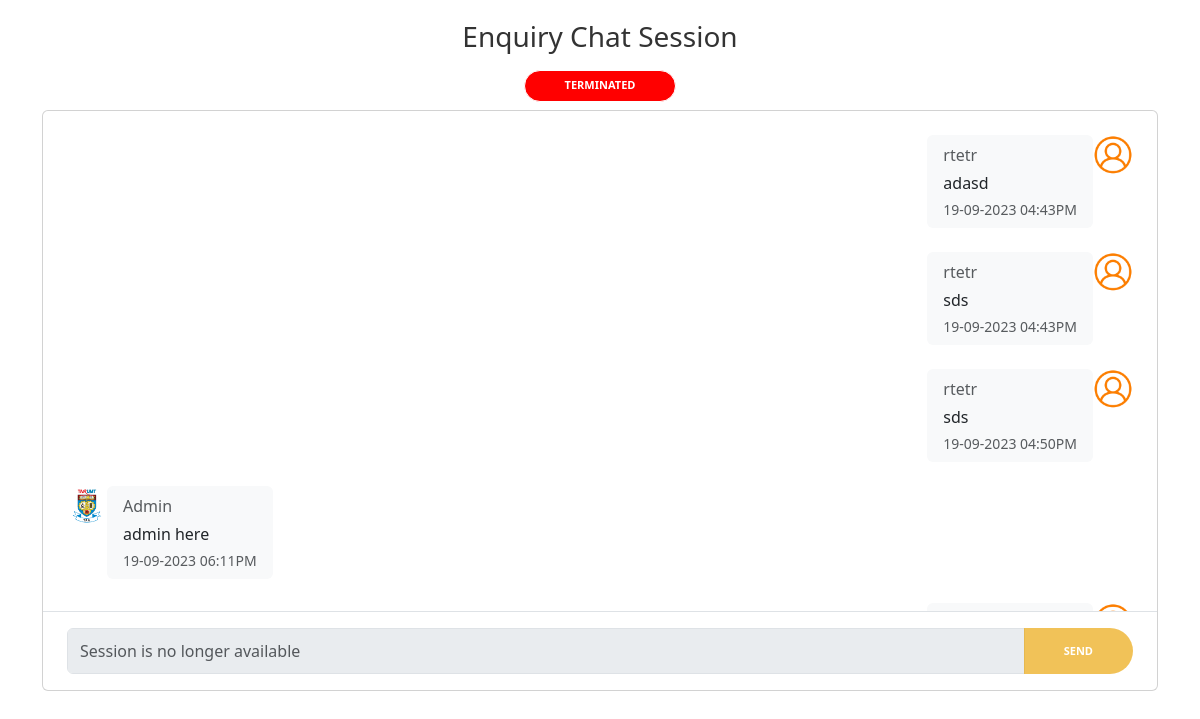
Screenshot of /enquiryChat?chatId=2d465e21-217b-4629-b564-5b54eeb23bca with the database file from the repository.
### app.py (models this page shows)
class ChatMessage(db.Model):
    __tablename__ = "Message"
    msgId = db.Column(Integer, Sequence('msg_id_seq'), primary_key=True)
    time = db.Column(db.String(128), nullable=False)
    date = db.Column(db.String(500), nullable=False)
    content = db.Column(db.String(128), nullable=False)
    sender = db.Column(db.String(128), nullable=False)
    requestId = db.Column(db.String(128), nullable=False)

### app.py (the view)
@app.route('/enquiryChat')
def enquiryChat():
    request_id = request.args.get('chatId')
    if not request_id:
        isSessionExist = False
    else:
        isSessionExist = EnquiryRequest.query.filter_by(chatId=request_id).first()
    if isSessionExist:
        chatRecords = ChatMessage.query.filter_by(requestId=request_id).order_by(ChatMessage.date.asc(), ChatMessage.time.asc()).all()
    return render_template('enquiryChat.html', request_id=request_id, isSessionExist=isSessionExist, chatRecords=chatRecords)

### templates/enquiryChat.html (shortened to what this page needs)
<head>
    <link rel="stylesheet" href="https://cdnjs.cloudflare.com/ajax/libs/font-awesome/4.7.0/css/font-awesome.min.css" />
    <link href="{{ url_for('static', filename='assets/vendor/aos/aos.css')}}" rel="stylesheet" />
    <link href="{{ url_for('static', filename='assets/vendor/bootstrap/css/bootstrap.min.css')}}" rel="stylesheet" />
    <link href="{{ url_for('static', filename='assets/vendor/bootstrap-icons/bootstrap-icons.css')}}"
        rel="stylesheet" />
    <link href="{{ url_for('static', filename='assets/vendor/glightbox/css/glightbox.min.css')}}" rel="stylesheet" />
    <link href="{{ url_for('static', filename='assets/vendor/swiper/swiper-bundle.min.css')}}" rel="stylesheet" />
    <link href="{{ url_for('static', filename='assets/css/style.css')}}" rel="stylesheet" />
</head>
<main>
    <div class="container">
        {% if isSessionExist %}
        <h3 class="h3 mb-3 text-center ">Enquiry Chat Session</h3>
        <div class="d-flex justify-content-center mb-2 ">
            {% if isSessionExist['status'] == True %}
            <button class="btn centered-button" type="button">In Progress</button>
            {% else %}
            <button class="btn centered-button-t" type="button">Terminated</button>
            {% endif %}
        </div>
        <div class="card">
            <div class="row">
                <div class="col-12">
                    <div class="chat-box position-relative">
                        <div id="chat-messages" class="chat-messages p-4">
                            {% for r in chatRecords %}
                            {% if r['sender'] != 'admin'%}
                            <div class="chat-message-right mb-4">
                                <div>
                                    <img src="../static/assets/img/usserLogo.png"
                                        class="rounded-circle mr-1" alt="Chris Wood" width="40" height="40">
                                </div>
                                <div class="flex-shrink-1 bg-light rounded py-2 px-3 mr-3">
                                    <div class="font-weight-bold mb-1 text-muted ">{{ r['sender'] }}</div>
                                    {{ r['content'] }}
                                    <div class="text-muted small text-nowrap mt-1">
                                        {{ r['date'] }}&nbsp;{{ r['time'] }}
                                    </div>
                                </div>
                            </div>
                            {% else %}
                            <div class="chat-message-left pb-4">
                                <div>
                                    <img src="../static/assets/img/adminLogo.png"
                                        class="rounded-circle mr-1" alt="Sharon Lessman" width="40" height="40">
                                </div>
                                <div class="flex-shrink-1 bg-light rounded py-2 px-3 ml-3">
                                    <div class="font-weight-bold mb-1 text-muted ">Admin</div>
                                    {{ r['content'] }}
                                    <div class="text-muted small text-nowrap mt-1">
                                        {{ r['date'] }}&nbsp;{{ r['time'] }}
                                    </div>
                                </div>
                            </div>
                            {% endif %}
                            {% endfor %}
                        </div>
                    </div>
                    <div class="flex-grow-0 py-3 px-4 border-top">
                        <div class="input-group">
                            {% if isSessionExist['status'] == True %}
                            <input id="newMsg" type="text" class="form-control" placeholder="Type your message">
                            {% else %}
                            <input id="newMsg" type="text" class="form-control"
                                placeholder="Session is no longer available" disabled>
                            {% endif %}
                            <button id="sendBtn" class="btn btn-primary" onclick="sendMessage()" disabled>Send</button>
                        </div>
                    </div>
                </div>
            </div>
        </div>
        {% else %}
        <div>
            Not exist
        </div>
        {% endif %}
    </div>
</main>

### static/assets/css/style.css (style rules this page uses)
h1, h2, h3, h4, h5, h6 { margin: 0; }
.btn { border: 1px solid #fff; border-radius: 50px; color: #fff; font-size: 11px; font-weight: 600; padding: 15px 40px; text-transform: uppercase; transition: all 0.5s ease-in-out 0s; }

### templates/enquiryChat.html (style rules this page uses)
.chat-box { height: 500px; }
.chat-messages { display: flex; flex-direction: column; height: inherit; overflow-y: scroll }
.chat-message-left, .chat-message-right { display: flex; flex-shrink: 0 }
.chat-message-left { margin-right: auto }
.chat-message-right { flex-direction: row-reverse; margin-left: auto }
.py-3 { padding-top: 1rem !important; padding-bottom: 1rem !important; }
.px-4 { padding-right: 1.5rem !important; padding-left: 1.5rem !important; }
.flex-grow-0 { flex-grow: 0 !important; }
.border-top { border-top: 1px solid #dee2e6 !important; }
.centered-button-t { height: 30px; display: flex; justify-content: center; align-items: center; background-color: rgb(255, 0, 0); }
.btn-primary { background-color: #eba200 !important; border: #eba200; }

### rows the page displays
ChatMessage: sender "rtetr", content "adasd", date "19-09-2023", time "04:43PM"
ChatMessage: sender "rtetr", content "sds", date "19-09-2023", time "04:43PM"
ChatMessage: sender "rtetr", content "sds", date "19-09-2023", time "04:50PM"
ChatMessage: content "admin here", date "19-09-2023", time "06:11PM"
